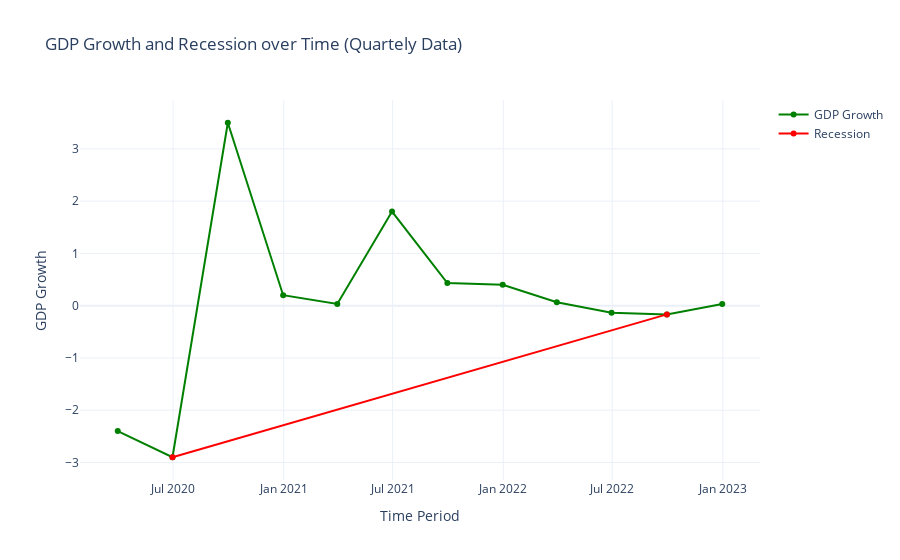

Notebook cell for this chart:
### Markdown cell above
Now here's how we can calculate and analyze recession based on quarterly GDP growth:

### Code cell
# Calculate recession based on quarterly GDP growth
quarterly_data['Recession'] = ((quarterly_data['GDP Growth'] < 0) & (quarterly_data['GDP Growth'].shift(1) < 0))

# Fill missing values with False (since the first quarter cannot be in a recession)
quarterly_data['Recession'].fillna(False, inplace=True)

# Plot the GDP growth and recession data
fig = go.Figure()
fig.add_trace(go.Scatter(x=quarterly_data.index,
                         y=quarterly_data['GDP Growth'],
                         name='GDP Growth',
                         line=dict(color='green', width=2)))

fig.add_trace(go.Scatter(x=quarterly_data[quarterly_data['Recession']].index,
                         y=quarterly_data[quarterly_data['Recession']]['GDP Growth'],
                         name='Recession', line=dict(color='red', width=2)))

fig.update_layout(title='GDP Growth and Recession over Time (Quartely Data)',
                  xaxis_title='Time Period',
                  yaxis_title='GDP Growth')

fig.show()

### Figure 1 — Plotly figure (JSON) as saved in the notebook; plotly's stock layout.template omitted (floating-point values rounded to 4 significant figures)
{"data": [{"line": {"color": "green", "width": 2}, "name": "GDP Growth", "type": "scatter", "x": ["2020-03-31T00:00:00", "2020-06-30T00:00:00", "2020-09-30T00:00:00", "2020-12-31T00:00:00", "2021-03-31T00:00:00", "2021-06-30T00:00:00", "2021-09-30T00:00:00", "2021-12-31T00:00:00", "2022-03-31T00:00:00", "2022-06-30T00:00:00", "2022-09-30T00:00:00", "2022-12-31T00:00:00"], "y": [-2.4, -2.9, 3.5, 0.2, 0.03333, 1.8, 0.4333, 0.4, 0.06667, -0.1333, -0.1667, 0.03333]}, {"line": {"color": "red", "width": 2}, "name": "Recession", "type": "scatter", "x": ["2020-06-30T00:00:00", "2022-09-30T00:00:00"], "y": [-2.9, -0.1667]}], "layout": {"title": {"text": "GDP Growth and Recession over Time (Quartely Data)"}, "xaxis": {"title": {"text": "Time Period"}}, "yaxis": {"title": {"text": "GDP Growth"}}}}
